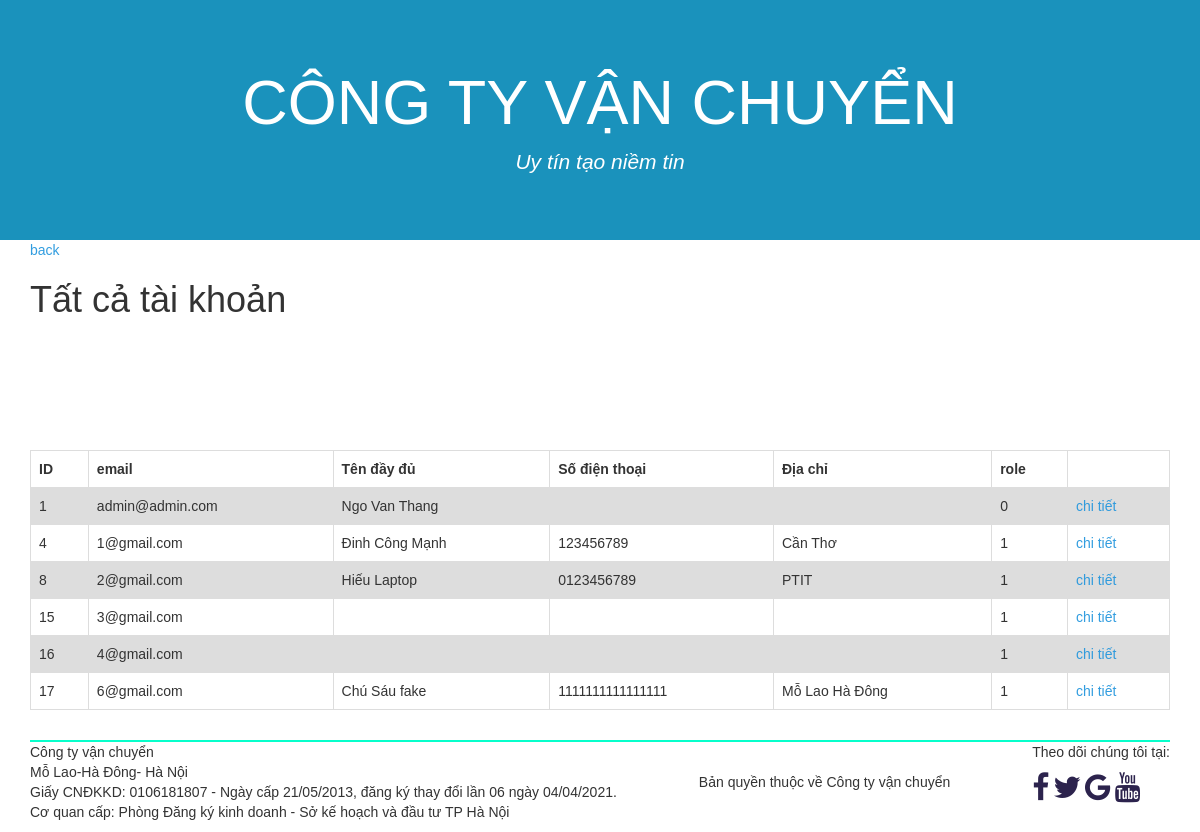
The page /admin/site/showUser.php on the database as committed earlier.
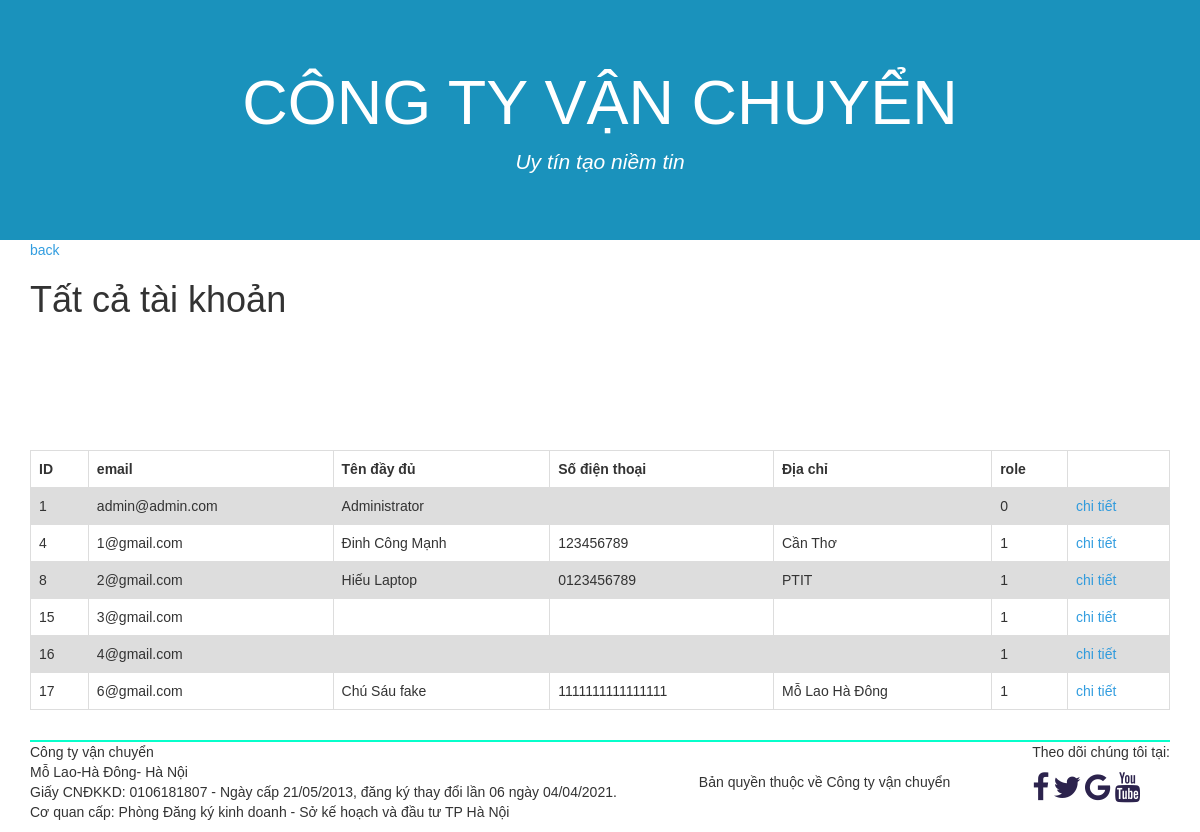
The same page on the database as committed later.
### tables this page shows
CREATE TABLE `user` (
  `ID` int(20) NOT NULL,
  `email` varchar(50) NOT NULL,
  `password` varchar(50) NOT NULL,
  `fullname` varchar(50) DEFAULT NULL,
  `phone` varchar(50) DEFAULT NULL,
  `address` varchar(100) DEFAULT NULL,
  `role` tinyint(1) NOT NULL
);

### database/database.php (called while the page is built, shortened)
<?php
	function db_get_list($sql){
	    global $conn;
	    $data  = array();
	    $result = mysqli_query($conn, $sql);
	    while ($row = mysqli_fetch_assoc($result)){
	        $data[] = $row;
	    }
	    return $data;
	}
?>

### admin/site/showUser.php (the view, shortened to what this page needs)
<!DOCTYPE html>
<html lang="en">
<head>
    <link rel="stylesheet" href="https://maxcdn.bootstrapcdn.com/bootstrap/3.4.1/css/bootstrap.min.css">
    <link rel="stylesheet" href="https://cdnjs.cloudflare.com/ajax/libs/font-awesome/4.7.0/css/font-awesome.min.css">
    <link rel="stylesheet" href="../../public_site/stylectvc_1.css">
</head>
<body>
<div class="jumbotron text-center" id="header" >
      <h1>Công ty vận chuyển</h1>
      <p>Uy tín tạo niềm tin</p>
    </div>
    <div class="container">
    <a  href="homeadmin.php" style="display: block;color: #2195dceb;">back</a>
    <h1>Tất cả tài khoản </h1>
    <table>
    <tr>
        <th>ID</th>
        <th>email</th>
        <th>Tên đầy đủ</th>
        <th>Số điện thoại</th>
        <th>Địa chỉ</th>
        <th>role</th>
        <th> </th>
    </tr>
    <?php
    require "../../database/database.php" ;
    $sql_user="SELECT * FROM `user`";
    $data_user=db_get_list($sql_user);
    for ($i=0; $i < count($data_user); $i++) {
        echo '
        <tr>
                <td >'.$data_user[$i]['ID'].'</td>
                <td>'.$data_user[$i]['email'].'</td>
                <td>'.$data_user[$i]['fullname'].'</td>
                <td>'.$data_user[$i]['phone'].'</td>
                <td>'.$data_user[$i]['address'].'</td>
                <td>'.$data_user[$i]['role'].'</td>
                <td><a href="detailUser.php?id='.$data_user[$i]['ID'].'">chi tiết</a></td>
                <br>
            </tr>';
    }
?>
    </table>
    </div>
<footer class="container">
    <div class="row-footer">
        <div class="pull-left">
            <div class="coppyright">
                    Công ty vận chuyển
            </div>
            <p>
            Mỗ Lao-Hà Đông- Hà Nội<br>
            Giấy CNĐKKD: 0106181807 - Ngày cấp 21/05/2013, đăng ký thay đổi lần 06 ngày 04/04/2021.<br>
            Cơ quan cấp: Phòng Đăng ký kinh doanh - Sở kế hoạch và đầu tư TP Hà Nội<br>
            </p>
        </div>
        <div class="pull-right">
        <p>
            Theo dõi chúng tôi tại:
        </p>
        <div class="icon-bar">
            <a href="#" class="facebook"><i class="fa fa-facebook"></i></a>
            <a href="#" class="twitter"><i class="fa fa-twitter"></i></a>
            <a href="#" class="google"><i class="fa fa-google"></i></a>
            <a href="#" class="youtube"><i class="fa fa-youtube"></i></a>
        </div>
    </div>
    </div>
    <div class="container text-center">
    Bản quyền thuộc về Công ty vận chuyển
    </div>
</footer>
</body>
</html>

### public_site/stylectvc_1.css (style rules this page uses)
.jumbotron { background-color:#1a92bc; color: white; margin-bottom: 0; }
.jumbotron h1 { text-transform: uppercase; text-decoration: white; font-weight: 400; }
.jumbotron p { font-style: italic; text-decoration: black; }
body, html { height: 100%; margin: 0; font-family: Arial, Helvetica, sans-serif; }
a { text-decoration: none; color: #fff; }
.row-footer { background-color:#00ffcbd4; border-top: 2px solid #00ffcbd4 ; margin: 30px 0px; }
.icon-bar a i { font-size: 30px; color:#2c234d; }

### admin/site/showUser.php (style rules this page uses)
a { color: #2195dceb; }
table { font-family: arial, sans-serif; border-collapse: collapse; width: 100%; }
td, th { border: 1px solid #dddddd; text-align: left; padding: 8px; }
tr:nth-child(even) { background-color: #dddddd; }

Rows that differ between the two databases and show on the page:
changed user "admin@admin.com": fullname "Ngo Van Thang" → "Administrator"
